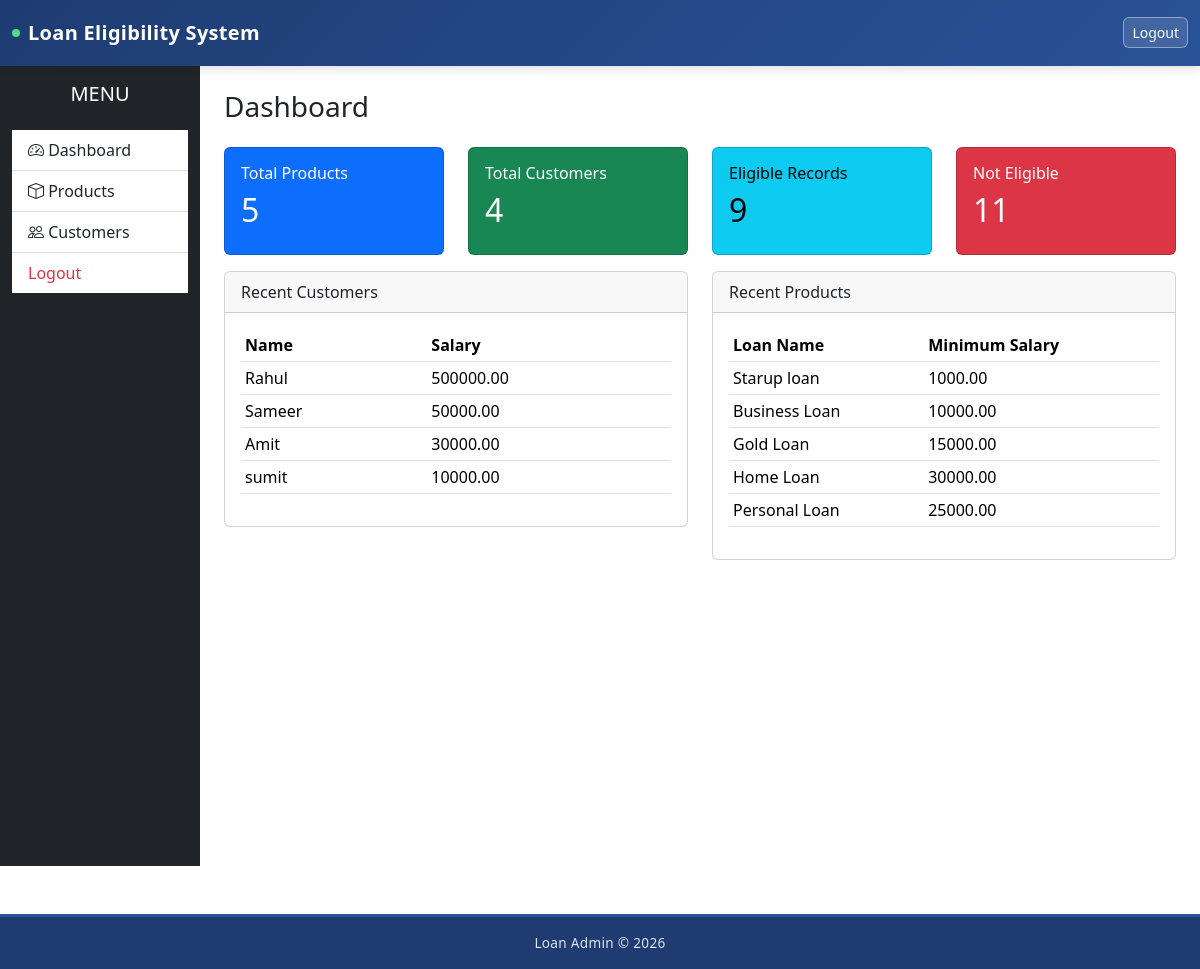
The app's page / (signed in) with its own data.
### users_directory/models.py (models this page shows, shortened)
class Customer(models.Model):
    EMPLOYMENT_CHOICES = [
        ("Salaried", "Salaried"),
        ("Self Employed", "Self Employed"),
    ]
    SALARY_TYPE_CHOICES = [
        ("Cash", "Cash"),
        ("Cheque", "Cheque"),
        ("DAT", "DAT"),
    ]
    STATUS_CHOICES = [
        ("Eligible", "Eligible"),
        ("Not Eligible", "Not Eligible"),
    ]
    full_name = models.CharField(max_length=150)
    age = models.PositiveIntegerField()
    monthly_salary = models.DecimalField(
        max_digits=10,
        decimal_places=2
    )
    employment_type = models.CharField(
        max_length=50,
        choices=EMPLOYMENT_CHOICES
    )
    salary_type = models.CharField(
        max_length=20,
        choices=SALARY_TYPE_CHOICES
    )
    credit_score = models.PositiveIntegerField()
    created_at = models.DateTimeField(auto_now_add=True)

### products/models.py (models this page shows, shortened)
class Product(models.Model):
    EMPLOYMENT_CHOICES = [
        ('Salaried', 'Salaried'),
        ('Self Employed', 'Self Employed'),
    ]
    SALARY_TYPE_CHOICES = [
        ('Cash', 'Cash'),
        ('Cheque', 'Cheque'),
        ('DAT', 'DAT'),
    ]
    loan_name = models.CharField(max_length=100)
    min_age = models.PositiveIntegerField()
    max_age = models.PositiveIntegerField()
    min_credit_score = models.PositiveIntegerField()
    employment_type = models.CharField(
        max_length=50,
        choices=EMPLOYMENT_CHOICES
    )
    salary_type = models.CharField(
        max_length=20,
        choices=SALARY_TYPE_CHOICES
    )
    min_salary = models.DecimalField(
        max_digits=10,
        decimal_places=2
    )
    created_at = models.DateTimeField(auto_now_add=True)

### dashboard/views.py (the view)
# urls.py: path('',include('dashboard.urls')),
@login_required
def dashboard(request):
    context = {
        "total_products": Product.objects.count(),
        "total_customers": Customer.objects.count(),
        "eligible_count": EligibilityResult.objects.filter(
            status="Eligible"
        ).count(),
        "not_eligible_count": EligibilityResult.objects.filter(
            status="Not Eligible"
        ).count(),
        "recent_customers": Customer.objects.order_by("-id")[:5],
        "recent_products": Product.objects.order_by("-id")[:5],
    }
    return render(
        request,
        "dashboard/dashboard.html",
        context
    )

### dashboard/templates/dashboard/dashboard.html (shortened to what this page needs)
{% extends 'base.html' %}
{% block content %}
<h3 class="mb-4">Dashboard</h3>
<div class="row">
    <div class="col-md-3">
        <div class="card text-bg-primary mb-3">
            <div class="card-body">
                <h6>Total Products</h6>
                <h2>{{ total_products }}</h2>
            </div>
        </div>
    </div>
    <div class="col-md-3">
        <div class="card text-bg-success mb-3">
            <div class="card-body">
                <h6>Total Customers</h6>
                <h2>{{ total_customers }}</h2>
            </div>
        </div>
    </div>
    <div class="col-md-3">
        <div class="card text-bg-info mb-3">
            <div class="card-body">
                <h6>Eligible Records</h6>
                <h2>{{ eligible_count }}</h2>
            </div>
        </div>
    </div>
    <div class="col-md-3">
        <div class="card text-bg-danger mb-3">
            <div class="card-body">
                <h6>Not Eligible</h6>
                <h2>{{ not_eligible_count }}</h2>
            </div>
        </div>
    </div>
</div>
<div class="row">
    <div class="col-md-6">
        <div class="card">
            <div class="card-header">
                Recent Customers
            </div>
            <div class="card-body">
                <table class="table table-sm">
                    <tr>
                        <th>Name</th>
                        <th>Salary</th>
                    </tr>
                    {% for customer in recent_customers %}
                    <tr>
                        <td>{{ customer.full_name }}</td>
                        <td>{{ customer.monthly_salary }}</td>
                    </tr>
                    {% endfor %}
                </table>
            </div>
        </div>
    </div>
    <div class="col-md-6">
        <div class="card">
            <div class="card-header">
                Recent Products
            </div>
            <div class="card-body">
                <table class="table table-sm">
                    <tr>
                        <th>Loan Name</th>
                        <th>Minimum Salary</th>
                    </tr>
                    {% for product in recent_products %}
                    <tr>
                        <td>{{ product.loan_name }}</td>
                        <td>{{ product.min_salary }}</td>
                    </tr>
                    {% endfor %}
                </table>
            </div>
        </div>
    </div>
</div>
{% endblock %}

### records on screen
Customer: full_name "Rahul", monthly_salary "500000.00"
Customer: full_name "Sameer", monthly_salary "50000.00"
Customer: full_name "Amit", monthly_salary "30000.00"
Customer: full_name "sumit", monthly_salary "10000.00"
Product: loan_name "Starup loan", min_salary "1000.00"
Product: loan_name "Business Loan", min_salary "10000.00"
Product: loan_name "Gold Loan", min_salary "15000.00"
Product: loan_name "Home Loan", min_salary "30000.00"
Product: loan_name "Personal Loan", min_salary "25000.00"

### other values on screen
{{ total_products }} "5"
{{ total_customers }} "4"
{{ eligible_count }} "9"
{{ not_eligible_count }} "11"
